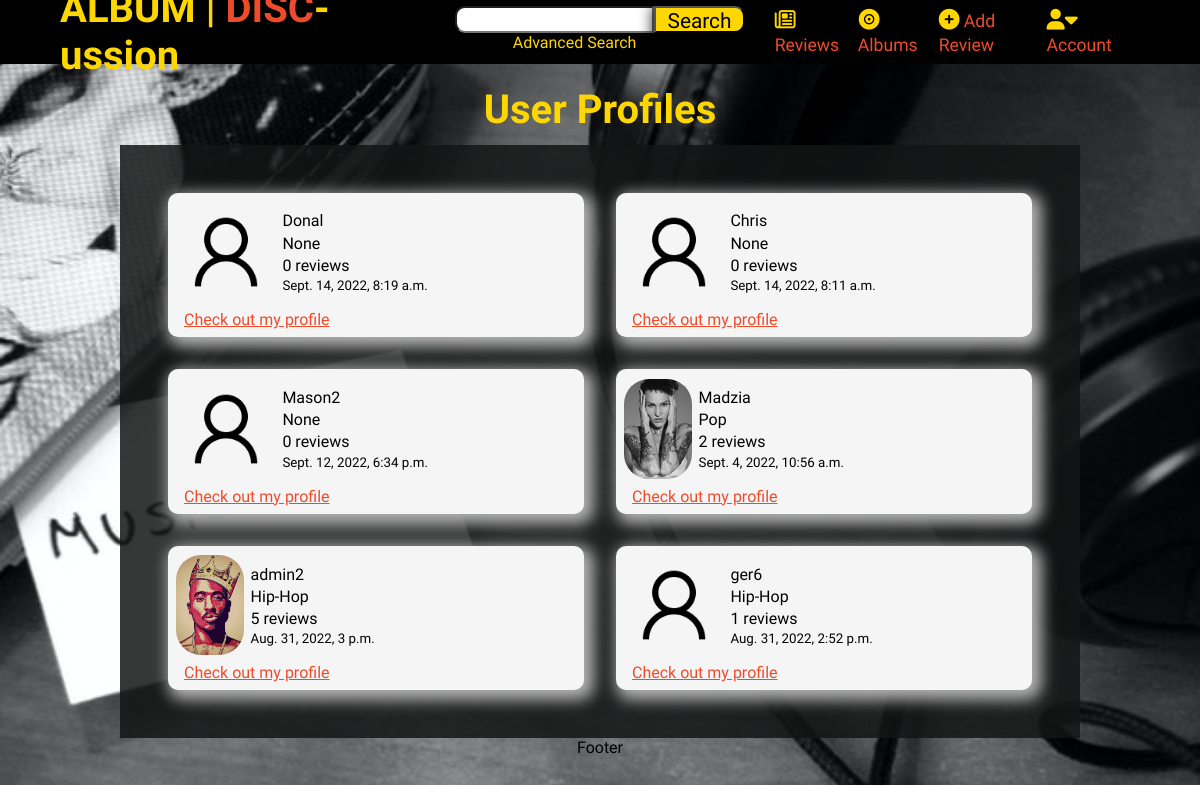
/profiles/, run on the app's committed database.
### profiles/models.py (models this page shows, shortened)
class Profile(models.Model):
    user = models.ForeignKey(User, on_delete=models.CASCADE,
                             related_name='profile')
    profile_pic = models.ImageField(upload_to='profile_pics', blank=True)
    followers = models.ManyToManyField(User, blank=True,
                                       related_name='followed')
    first_name = models.CharField(max_length=50, null=True, blank=True)
    last_name = models.CharField(max_length=50, null=True, blank=True)
    favourite_genre = models.ForeignKey(Genre, on_delete=models.CASCADE,
                                        blank=True, null=True)
    created_on = models.DateTimeField(auto_now_add=True)
    edited_on = models.DateTimeField(auto_now=True)
    class Meta:
        ordering = ['-created_on']

### reviews/models.py (models this page shows)
class Genre(models.Model):
    name = models.CharField(max_length=50)
    def __str__(self):
        return self.name

### profiles/views.py (the view)
# urls.py: path('profiles/', include('profiles.urls'))
def profiles(request):
    profiles = Profile.objects.all()
    profile_list = []
    for profile in profiles:
        profile_list.append({
            'profile': profile,
            'no_of_reviews': number_of_reviews(profile.user)
        })
    template = 'profiles.html'
    context = {
        'profile_list': profile_list,
    }
    return render(request, template, context)

### profiles/contexts.py (called while the page is built)
def top_profiles(request):
    profiles = Profile.objects.all()
    profile_list = []
    for profile in profiles:
        profile_list.append({
            'profile': profile,
            'no_of_reviews': number_of_reviews(profile.user)
        })
    top_list = sorted(profile_list, key=lambda d: d['no_of_reviews'],
                      reverse=True)[:6]
    context = {
        'top_profiles': top_list
    }
    return context

### profiles/utils.py (called while the page is built)
def number_of_reviews(user):
    reviews = Review.objects.filter(creator=user)
    return len(reviews)

### reviews/contexts.py (called while the page is built)
def latest_reviews(request):
    reviews = Review.objects.all()
    sorted_reviews = sorted(reviews, key=lambda x: x.date_created_on,
                            reverse=True)[:5]
    context = {
        'latest_reviews': sorted_reviews
    }
    return context

### profiles/templates/profiles.html
{% extends 'base.html' %}
{% load static %}
{% block extracss %}
    <link rel="stylesheet" href="{% static 'css/profiles.css' %}">
{% endblock %}
{% block content %}
<div class="full-span center-container top-margin">
    <h1 class="title top-margin">User Profiles</h1>
</div>
<section class="main-grid top-margin">
    {% for profile in profile_list %}
        <div class="profile-card span-1">
            <div class="card-body">
                <div class="card-img">
                    {% if profile.profile.profile_pic %}
                        <img src="{{ MEDIA_URL }}{{ profile.profile.profile_pic }}" alt="profile image">
                    {% else %}
                        <img src="{{ MEDIA_URL }}user-alt.png" alt="profile image">
                    {% endif %}
                </div>
                <div class="card-text">
                    <p>{{ profile.profile.user }}</p>
                    <p>{{ profile.profile.favourite_genre }}</p>
                    <p>{{ profile.no_of_reviews }} reviews</p>
                    <small>{{ profile.profile.created_on }}</small>
                </div>
            </div>
            <div class="card-footer">
                <a class="link" href='{% url "user_profile" profile.profile.id %}'>Check out my profile</a>
            </div>
        </div>
    {% endfor %}
</section>
{% endblock %}

### templates/base.html (shortened to what this page needs)
<!doctype html>
{% load static %}
<html lang="en">
<head>
    <link href="{% static 'css/styles.css' %}" rel='stylesheet'>
    {% block extracss %}
    {% endblock %}
</head>
<body>
    <header id="main-header">
        <nav class="main-nav">
            <a class="home-link" href="{% url 'home' %}">
                <h1 class="title">ALBUM | <span>DISC</span>-ussion</h1>
            </a>
            <form class="search-form" action="{% url 'search' %}">
                <input id="search" name="search">
                <button id="search-btn" class="btn" type="submit">
                    Search
                </button>
                <a class="advanced-search" href="{% url 'advanced_search' %}">Advanced Search</a>
            </form>
            <div class="links">
                <a href="{% url 'review_list' %}">
                    <i class="far fa-newspaper"></i><span class="link-span"> Reviews</span>
                </a>
                <a href="{% url 'album_list' %}">
                    <i class="fas fa-record-vinyl"></i><span class="link-span"> Albums</span>
                </a>
                <a href="{% url 'add_review' %}">
                    <i class="fas fa-plus-circle"></i><span class="link-span"> Add Review</span>
                </a>
                <div id="account">
                    <i class="fas fa-user"></i><i class="fas fa-caret-down"> </i><span id="account-span" class="link-span"> Account</span>
                </div>
            </div>
        </nav>
    </header>
    {% block content %}
    {% endblock %}
    <footer>
        <div class="center-container">
            <p>Footer</p>
        </div>
    </footer>
</body>
</html>

### static/css/styles.css (style rules this page uses)
* { margin: 0; box-sizing: border-box; font-family: 'Arapey', serif; }
body { background-image: url('/media/music-background.jpg'); background-size: cover; }
.title { font-family: 'Eczar', serif; color: gold; font-size: 2.5rem; }
.home-link { text-decoration: none; width: 40%; }
.btn { padding-left: .7rem; padding-right: .7rem; border-radius: 10px; color: black; background-color: gold; height: 1.7rem; cursor: pointer; font-size: 1.3rem; box-shadow: 5px 5px 15px 5px #000000; margin: .7rem; }
#search-btn { margin: 0; border-radius: 0 10px 10px 0; }
input { height: 1.7rem; border-radius: 10px 0 0 10px; }
.hide { display: none !important; }
.center-container { display: flex; flex-direction: column; align-items: center; justify-content: space-between; flex-wrap: wrap; }
.top-margin { margin-top: .7rem; }
.title span { color: #EE4B2B; }
.main-nav { display: flex; justify-content: space-between; background-color: black; height: 4rem; align-items: center; padding: 0 5%; }
.links { width: 40%; display: flex; justify-content: space-evenly; }
.links a { text-decoration: none; color: gold; font-size: 1.3rem; }
.search-form { display: flex; align-items: center; flex-wrap: wrap; justify-content: center; }
.advanced-search { color: gold; width: 50%; margin: 0 0 .4rem 0 !important; text-decoration: none; }
#account { position: relative; text-decoration: none; color: gold; font-size: 1.3rem; }
.link-span { color: #EE4B2B; font-size: 1.1rem; }
#main-header { transform: translateY(-300px); transition: transform 0.6s; }
.slide-down { transform: translateY(0px) !important; }
.card-footer { padding: .5rem 0 .5rem 1rem; width: 100%; }
.card-text { width: 100%; text-align: start; padding: 0 1rem; }
.card-body { display: flex; justify-content: flex-start; gap: 1rem; align-items: center; padding: 0 .5rem; }
.fa-record-vinyl:before { content: "\f8d9"; color: gold; box-shadow: 1px 1px 2px 1px black; border: 1px solid black; border-radius: 50%; background-color: black; }

### static/css/profiles.css (style rules this page uses)
.main-grid { display: grid; grid-template-columns: repeat(4, 1fr); gap: 2rem; width: 80%; margin-left: 10%; background-color: rgba(19, 20, 20, 0.85); padding: 3rem; }
.full-span { grid-column: span 5; }
.span-1 { grid-column: span 1; }
.profile-card { padding-top: .6rem; background-color: whitesmoke; border-radius: 10px; box-shadow: 5px 5px 15px 5px #b3b3b3; }
.card-img { height: 100px; display: flex; justify-content: center; }
.card-img img { height: 100%; border-radius: 25px; }
.card-body { display: flex; justify-content: flex-start; gap: 0; height: auto; }
.card-text { display: flex; flex-direction: column; gap: .2rem; padding: 0 .4rem; }
.link { color: #EE4B2B; cursor: pointer; }
.center-container { gap: 1rem; }
.center-container > p { display: block; width: 100%; text-align: center; padding: 0 1rem; }
@media screen and (max-width: 1315px) { .main-grid { grid-template-columns: repeat(2, 1fr); } }

### data on the page
Profile: profile.user "Donal", profile.favourite_genre "None", no_of_reviews "0", profile.created_on "Sept. 14, 2022, 8:19 a.m."
Profile: profile.user "Chris", profile.favourite_genre "None", no_of_reviews "0", profile.created_on "Sept. 14, 2022, 8:11 a.m."
Profile: profile.user "Mason2", profile.favourite_genre "None", no_of_reviews "0", profile.created_on "Sept. 12, 2022, 6:34 p.m."
Profile: profile.profile_pic (picture), profile.user "Madzia", profile.favourite_genre "Pop", no_of_reviews "2", profile.created_on "Sept. 4, 2022, 10:56 a.m."
Profile: profile.profile_pic (picture), profile.user "admin2", profile.favourite_genre "Hip-Hop", no_of_reviews "5", profile.created_on "Aug. 31, 2022, 3 p.m."
Profile: profile.user "ger6", profile.favourite_genre "Hip-Hop", no_of_reviews "1", profile.created_on "Aug. 31, 2022, 2:52 p.m."
